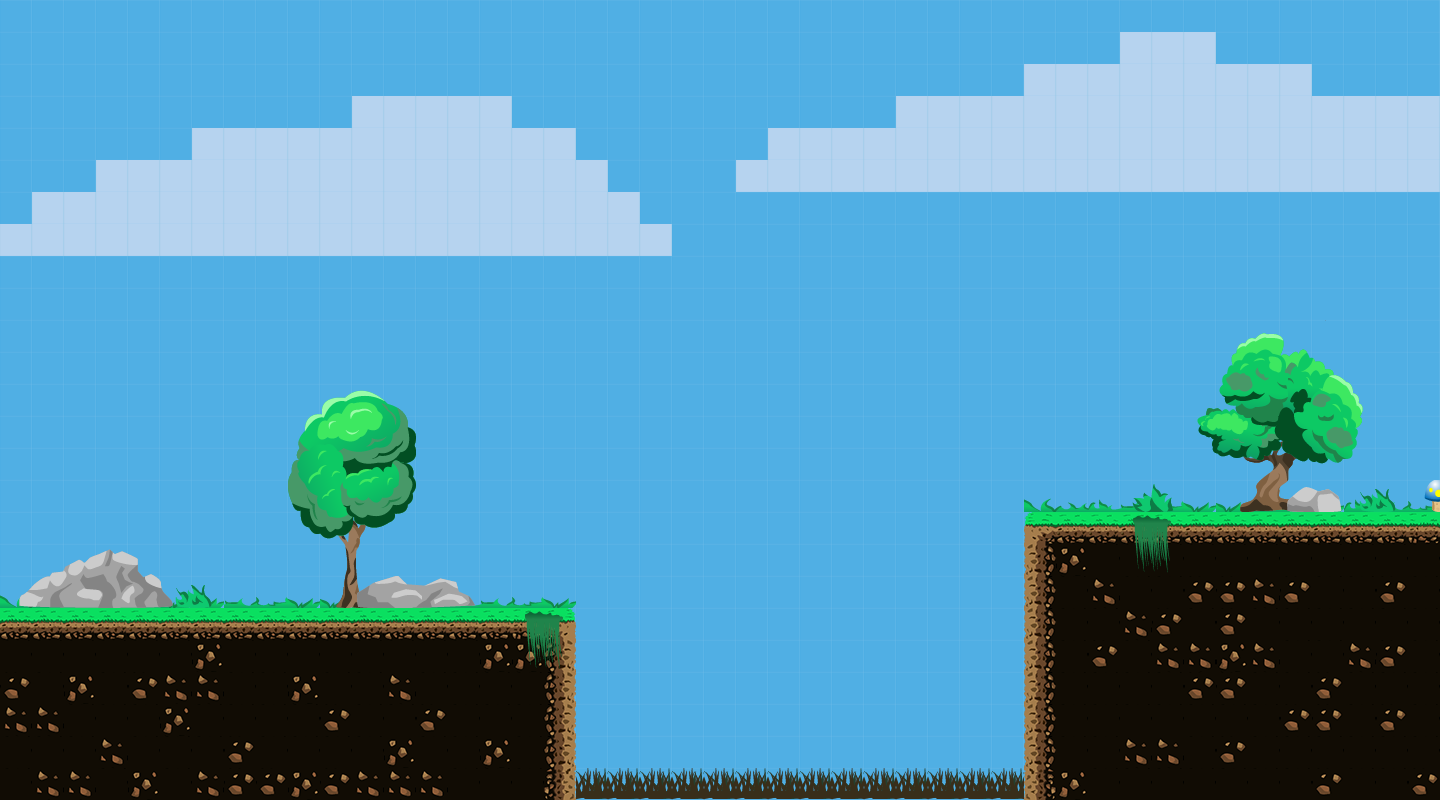

This is a level from a 2D game, rendered from its Tiled map with the project's own tilesets. A one-line summary and the map file follow, with tile-layer data summarised:
An orthogonal 45x25 tile map with 32x32 px tiles, 9 tile layers (небо, облака, земля, трава, ...) and 8 objects (end, start, death).

<map version="1.10" tiledversion="1.10.1" orientation="orthogonal" renderorder="right-down" width="45" height="25" tilewidth="32" tileheight="32" infinite="0" nextlayerid="11" nextobjectid="17">
 <tileset firstgid="1" name="tileset" tilewidth="32" tileheight="32" tilecount="728" columns="28">
  <image source="tileset.png" width="896" height="832" />
 </tileset>
 <layer id="1" name="небо" width="45" height="25">
  <data>[1125 cells, 1125 non-empty, 1 distinct tile ids]</data>
 </layer>
 <layer id="2" name="облака" width="45" height="25">
  <data>[1125 cells, 145 non-empty, 1 distinct tile ids]</data>
 </layer>
 <layer id="3" name="земля" width="45" height="25">
  <data>[1125 cells, 245 non-empty, 14 distinct tile ids]</data>
 </layer>
 <layer id="4" name="трава" width="45" height="25">
  <data>[1125 cells, 45 non-empty, 7 distinct tile ids]</data>
 </layer>
 <layer id="7" name="кусты" width="45" height="25">
  <data>[1125 cells, 22 non-empty, 5 distinct tile ids]</data>
 </layer>
 <layer id="5" name="трава2" width="45" height="25">
  <data>[1125 cells, 8 non-empty, 4 distinct tile ids]</data>
 </layer>
 <layer id="6" name="деревтя" width="45" height="25">
  <data>[1125 cells, 64 non-empty, 64 distinct tile ids]</data>
 </layer>
 <layer id="8" name="камни" width="45" height="25">
  <data>[1125 cells, 18 non-empty, 18 distinct tile ids]</data>
 </layer>
 <layer id="9" name="декор" width="45" height="25">
  <data>[1125 cells, 1 non-empty, 1 distinct tile ids]</data>
 </layer>
 <objectgroup id="10" name="collisions">
  <object id="1" x="2.92341" y="620.584" width="571.527" height="177.508" />
  <object id="3" x="1026.12" y="521.573" width="416.586" height="276.519" />
  <object id="5" name="end" x="1412.78" y="446.744" width="16.0788" height="65.7768" />
  <object id="6" name="start" x="29.6192" y="549.602" width="35.081" height="61.0448" />
  <object id="10" x="-22" y="1" width="25" height="617" />
  <object id="11" x="1435" y="0.5" width="70" height="519" />
  <object id="15" x="5.33333" y="-21.3333" width="1430.67" height="24" />
  <object id="16" name="death" x="575.5" y="768.334" width="452" height="61.3333" />
 </objectgroup>
</map>
